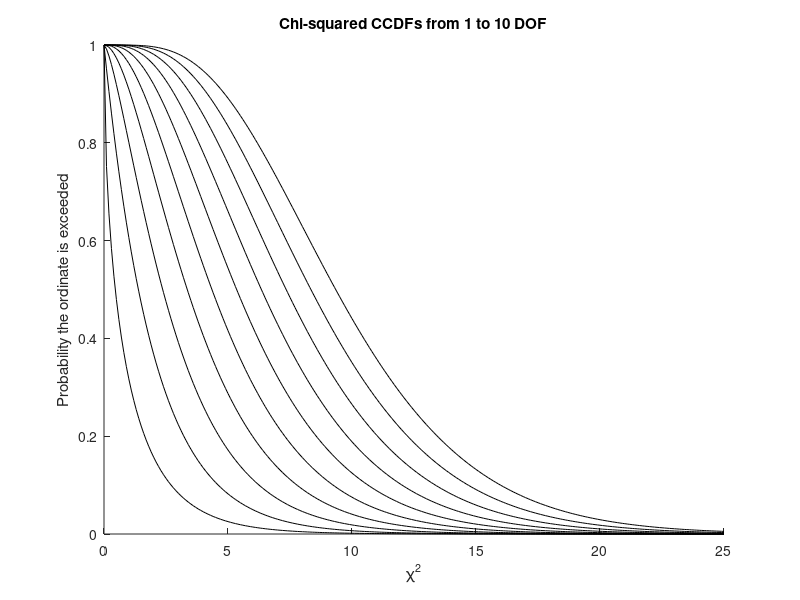

Write MATLAB code to recreate this figure.
% plotChiCCDFs

chi2 = (0:0.1:25);
figure, hold on
for df = 1:10
    alpha= 1 - gammainc(0.5*chi2,0.5*df);
    plot(chi2, alpha, 'k')
end 
xlabel('\chi^2')
ylabel('Probability the ordinate is exceeded')
title('Chi-squared CCDFs from 1 to 10 DOF')
